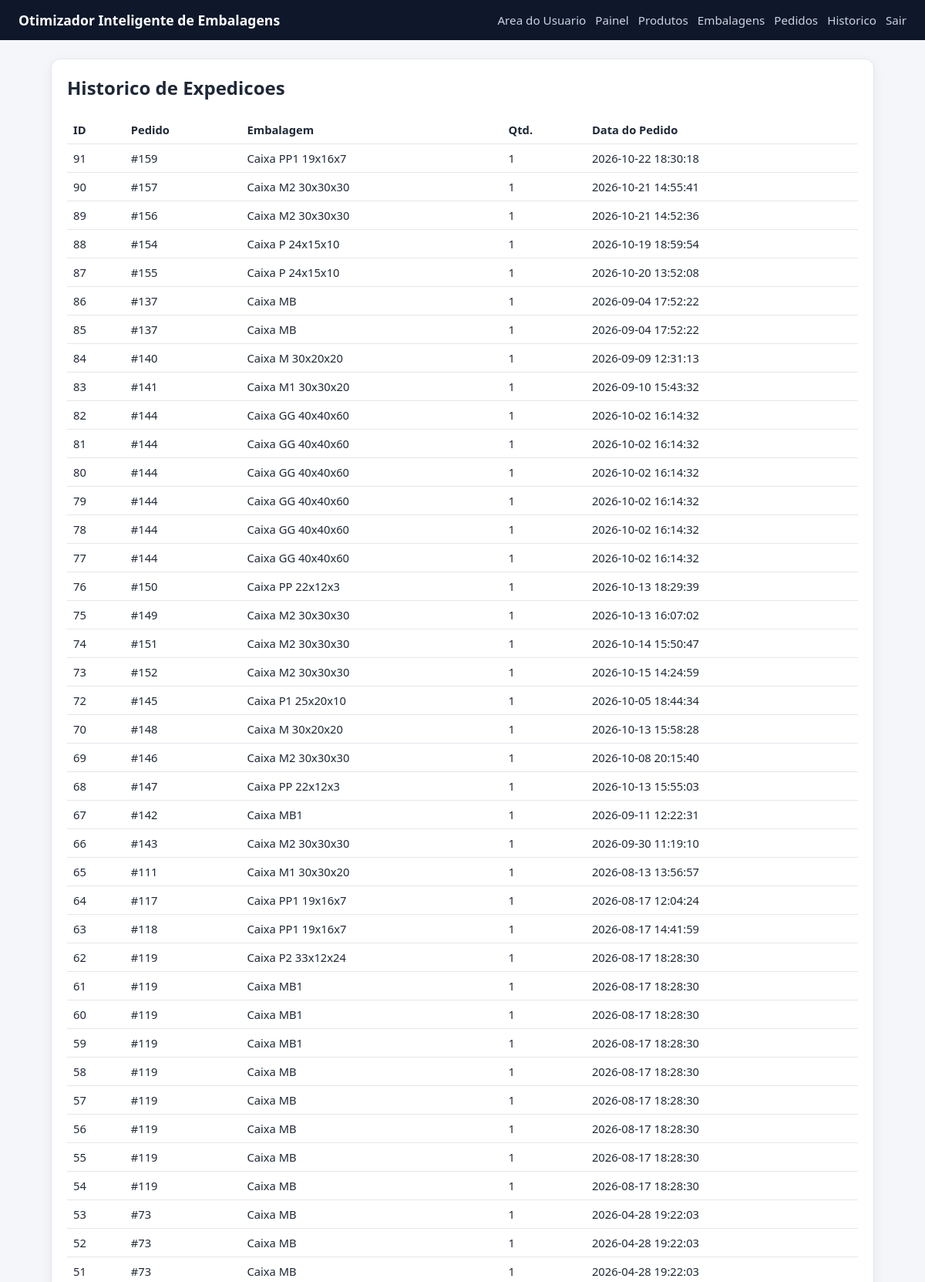
The page /history (signed in, upper part) on the database its author committed.
### tables this page shows
CREATE TABLE shipment_history (
                id INTEGER PRIMARY KEY AUTOINCREMENT,
                order_id INTEGER NOT NULL,
                box_id INTEGER NOT NULL, quantity INTEGER NOT NULL DEFAULT 1, assignments_json TEXT,
                FOREIGN KEY(order_id) REFERENCES orders(id),
                FOREIGN KEY(box_id) REFERENCES boxes(id)
            );

CREATE TABLE boxes (
                id INTEGER PRIMARY KEY AUTOINCREMENT,
                name TEXT NOT NULL UNIQUE,
                length_cm REAL NOT NULL,
                width_cm REAL NOT NULL,
                height_cm REAL NOT NULL,
                max_weight REAL NOT NULL
            , is_active INTEGER NOT NULL DEFAULT 1, max_capacity_weight REAL);

CREATE TABLE orders (
                id INTEGER PRIMARY KEY AUTOINCREMENT,
                created_at TEXT NOT NULL DEFAULT CURRENT_TIMESTAMP
            );

### app_volum.py (the view)
@app.route("/history", methods=["GET"])
@admin_required
def history():
    rows = list_shipment_history(DB_PATH)
    return render_template("history.html", history=rows)

### app_volum.py (called while the page is built)
def admin_required(view_func):
    @wraps(view_func)
    def _wrapped(*args, **kwargs):
        if not session.get("is_admin"):
            next_url = request.path
            return redirect(url_for("admin_login", next=next_url))
        return view_func(*args, **kwargs)
    return _wrapped

### database.py (called while the page is built)
def get_connection(db_path):
    conn = sqlite3.connect(db_path)
    conn.row_factory = sqlite3.Row
    return conn

def list_shipment_history(db_path):
    with closing(get_connection(db_path)) as conn:
        rows = conn.execute(
            """
            SELECT
                sh.id,
                sh.order_id,
                sh.box_id,
                sh.quantity,
                o.created_at,
                b.name AS box_name
            FROM shipment_history sh
            JOIN orders o ON o.id = sh.order_id
            JOIN boxes b ON b.id = sh.box_id
            ORDER BY sh.id DESC
            """
        ).fetchall()
    return rows

### templates/history.html
{% extends 'base.html' %}
{% block content %}
<section class="card">
    <h2>Historico de Expedicoes</h2>
    <table>
        <thead>
            <tr><th>ID</th><th>Pedido</th><th>Embalagem</th><th>Qtd.</th><th>Data do Pedido</th></tr>
        </thead>
        <tbody>
        {% for row in history %}
            <tr>
                <td>{{ row['id'] }}</td>
                <td>#{{ row['order_id'] }}</td>
                <td>{{ row['box_name'] }}</td>
                <td>{{ row['quantity'] }}</td>
                <td>{{ row['created_at'] }}</td>
            </tr>
        {% else %}
            <tr><td colspan="5">Ainda nao ha historico de expedicoes.</td></tr>
        {% endfor %}
        </tbody>
    </table>
</section>
{% endblock %}

### static/style.css (style rules this page uses)
* { box-sizing: border-box; }
body { margin: 0; font-family: Segoe UI, Tahoma, sans-serif; background: #f4f6fa; color: #1f2937; }
.card { background: #fff; border-radius: 12px; padding: 20px; border: 1px solid #e5e7eb; box-shadow: 0 4px 16px rgba(15, 23, 42, 0.06); margin-bottom: 18px; }
h2, h3 { margin-top: 0; }
table { width: 100%; border-collapse: collapse; margin-top: 12px; }
th, td { border-bottom: 1px solid #e5e7eb; text-align: left; padding: 8px; font-size: 0.92rem; }

### rows shown on the page
shipment_history: id "91", order_id "159", box_name "Caixa PP1 19x16x7", quantity "1", created_at "2026-10-22 18:30:18"
shipment_history: id "90", order_id "157", box_name "Caixa M2 30x30x30", quantity "1", created_at "2026-10-21 14:55:41"
shipment_history: id "89", order_id "156", box_name "Caixa M2 30x30x30", quantity "1", created_at "2026-10-21 14:52:36"
shipment_history: id "88", order_id "154", box_name "Caixa P 24x15x10", quantity "1", created_at "2026-10-19 18:59:54"
shipment_history: id "87", order_id "155", box_name "Caixa P 24x15x10", quantity "1", created_at "2026-10-20 13:52:08"
shipment_history: id "86", order_id "137", box_name "Caixa MB", quantity "1", created_at "2026-09-04 17:52:22"
shipment_history: id "85", order_id "137", box_name "Caixa MB", quantity "1", created_at "2026-09-04 17:52:22"
shipment_history: id "84", order_id "140", box_name "Caixa M 30x20x20", quantity "1", created_at "2026-09-09 12:31:13"
shipment_history: id "83", order_id "141", box_name "Caixa M1 30x30x20", quantity "1", created_at "2026-09-10 15:43:32"
shipment_history: id "82", order_id "144", box_name "Caixa GG 40x40x60", quantity "1", created_at "2026-10-02 16:14:32"
shipment_history: id "81", order_id "144", box_name "Caixa GG 40x40x60", quantity "1", created_at "2026-10-02 16:14:32"
shipment_history: id "80", order_id "144", box_name "Caixa GG 40x40x60", quantity "1", created_at "2026-10-02 16:14:32"
shipment_history: id "79", order_id "144", box_name "Caixa GG 40x40x60", quantity "1", created_at "2026-10-02 16:14:32"
shipment_history: id "78", order_id "144", box_name "Caixa GG 40x40x60", quantity "1", created_at "2026-10-02 16:14:32"
shipment_history: id "77", order_id "144", box_name "Caixa GG 40x40x60", quantity "1", created_at "2026-10-02 16:14:32"
shipment_history: id "76", order_id "150", box_name "Caixa PP 22x12x3", quantity "1", created_at "2026-10-13 18:29:39"
shipment_history: id "75", order_id "149", box_name "Caixa M2 30x30x30", quantity "1", created_at "2026-10-13 16:07:02"
shipment_history: id "74", order_id "151", box_name "Caixa M2 30x30x30", quantity "1", created_at "2026-10-14 15:50:47"
shipment_history: id "73", order_id "152", box_name "Caixa M2 30x30x30", quantity "1", created_at "2026-10-15 14:24:59"
shipment_history: id "72", order_id "145", box_name "Caixa P1 25x20x10", quantity "1", created_at "2026-10-05 18:44:34"
shipment_history: id "70", order_id "148", box_name "Caixa M 30x20x20", quantity "1", created_at "2026-10-13 15:58:28"
shipment_history: id "69", order_id "146", box_name "Caixa M2 30x30x30", quantity "1", created_at "2026-10-08 20:15:40"
shipment_history: id "68", order_id "147", box_name "Caixa PP 22x12x3", quantity "1", created_at "2026-10-13 15:55:03"
shipment_history: id "67", order_id "142", box_name "Caixa MB1", quantity "1", created_at "2026-09-11 12:22:31"
shipment_history: id "66", order_id "143", box_name "Caixa M2 30x30x30", quantity "1", created_at "2026-09-30 11:19:10"
shipment_history: id "65", order_id "111", box_name "Caixa M1 30x30x20", quantity "1", created_at "2026-08-13 13:56:57"
shipment_history: id "64", order_id "117", box_name "Caixa PP1 19x16x7", quantity "1", created_at "2026-08-17 12:04:24"
shipment_history: id "63", order_id "118", box_name "Caixa PP1 19x16x7", quantity "1", created_at "2026-08-17 14:41:59"
shipment_history: id "62", order_id "119", box_name "Caixa P2 33x12x24", quantity "1", created_at "2026-08-17 18:28:30"
shipment_history: id "61", order_id "119", box_name "Caixa MB1", quantity "1", created_at "2026-08-17 18:28:30"
shipment_history: id "60", order_id "119", box_name "Caixa MB1", quantity "1", created_at "2026-08-17 18:28:30"
shipment_history: id "59", order_id "119", box_name "Caixa MB1", quantity "1", created_at "2026-08-17 18:28:30"
shipment_history: id "58", order_id "119", box_name "Caixa MB", quantity "1", created_at "2026-08-17 18:28:30"
shipment_history: id "57", order_id "119", box_name "Caixa MB", quantity "1", created_at "2026-08-17 18:28:30"
shipment_history: id "56", order_id "119", box_name "Caixa MB", quantity "1", created_at "2026-08-17 18:28:30"
shipment_history: id "55", order_id "119", box_name "Caixa MB", quantity "1", created_at "2026-08-17 18:28:30"
shipment_history: id "54", order_id "119", box_name "Caixa MB", quantity "1", created_at "2026-08-17 18:28:30"
shipment_history: id "53", order_id "73", box_name "Caixa MB", quantity "1", created_at "2026-04-28 19:22:03"
shipment_history: id "52", order_id "73", box_name "Caixa MB", quantity "1", created_at "2026-04-28 19:22:03"
shipment_history: id "51", order_id "73", box_name "Caixa MB", quantity "1", created_at "2026-04-28 19:22:03"
